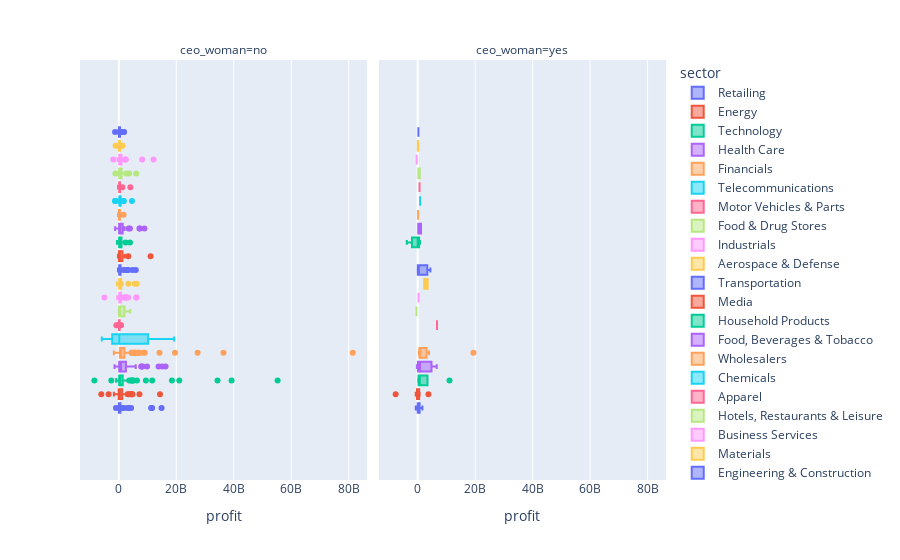

Write notebook code for a chart like this one.
### Markdown cell above
We can also have a look at the profit per sector using boxplots:

### Code cell
# Boxplot per sector
px.box(data_frame = fortune, x='profit', color='sector', hover_data='company', facet_col='ceo_woman')
